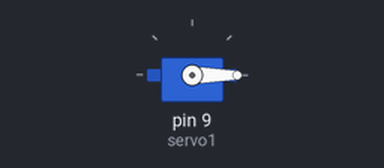
This sketch was run on a simulated Arduino Uno, built with avr-gcc and run on an emulated ATmega328P. On the bench: servo.

Above: at 2.05 s.
At 3.65 s:
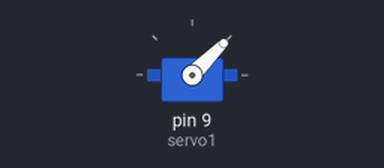
At 5.25 s:
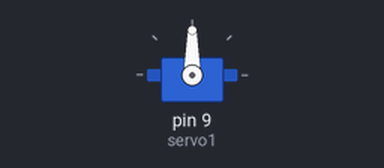
At 8.5 s:
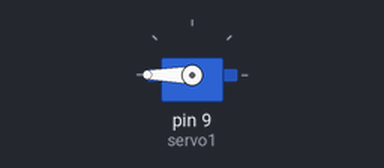
Timing chart, 0 to 11.8 s (numbered marks = the images above):
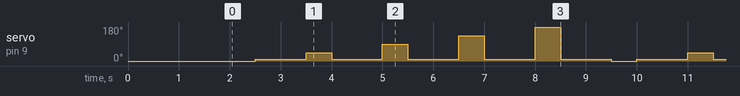

The sketch:

uses_servo.ino
```cpp
#include<Servo.h>
Servo servo1;
int a,b,c;
void setup() {
  // put your setup code here, to run once:
servo1.attach(9);
servo1.write(0);
delay(2000);

}

void loop() {
  int n=0;
while(n<15)
{
servo1.write(n*15);
delay(500);
servo1.write(10);
delay(1000);
n=n+3;
}


}
```

Measured:
- by itself, servo on pin 9 (servo1): repeats every 7.5 s: 45° 0.50 s, 10° 1.0 s, 90° 0.50 s, 10° 1.0 s, 135° 0.50 s, 10° 1.0 s, 180° 0.50 s, 10° 1.0 s, 0° 0.50 s, 10° 1.0 s
